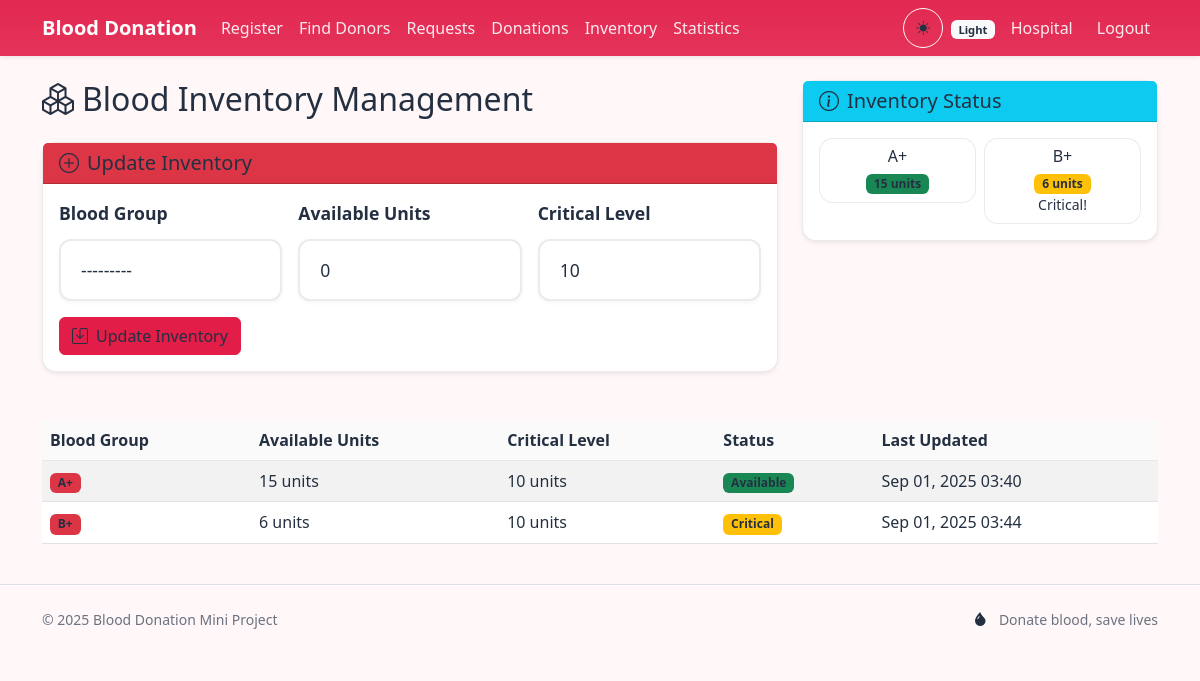
Screenshot of /inventory/ (signed in) with the database file from the repository.
### blood_app/models.py (models this page shows, shortened)
class BloodInventory(models.Model):
    blood_group = models.CharField(max_length=5, choices=User.BLOOD_GROUP_CHOICES, unique=True)
    available_units = models.PositiveIntegerField(default=0)
    critical_level = models.PositiveIntegerField(default=10)
    last_updated = models.DateTimeField(auto_now=True)
    def is_critical(self):
        return self.available_units <= self.critical_level
    def get_status_color(self):
        if self.available_units == 0:
            return 'danger'
        elif self.is_critical():
            return 'warning'
        else:
            return 'success'

### blood_app/views.py (the view)
# urls.py: path('inventory/', views.blood_inventory, name='blood_inventory'),
@login_required
def blood_inventory(request):
    if request.method == 'POST':
        form = BloodInventoryForm(request.POST)
        if form.is_valid():
            inventory, created = BloodInventory.objects.get_or_create(
                blood_group=form.cleaned_data['blood_group'],
                defaults={
                    'available_units': form.cleaned_data['available_units'],
                    'critical_level': form.cleaned_data['critical_level']
                }
            )
            if not created:
                inventory.available_units = form.cleaned_data['available_units']
                inventory.critical_level = form.cleaned_data['critical_level']
                inventory.save()
            messages.success(request, f'Blood inventory updated for {inventory.blood_group}')
            return redirect('blood_inventory')
    else:
        form = BloodInventoryForm()
    inventory_list = BloodInventory.objects.all().order_by('blood_group')
    return render(request, 'blood_app/blood_inventory.html', {
        'form': form,
        'inventory_list': inventory_list
    })

### blood_app/forms.py
class BloodInventoryForm(forms.ModelForm):
    class Meta:
        model = BloodInventory
        fields = ['blood_group', 'available_units', 'critical_level']
        widgets = {
            'blood_group': forms.Select(attrs={
                'class': 'form-select form-select-lg'
            }),
            'available_units': forms.NumberInput(attrs={
                'class': 'form-control form-control-lg',
                'min': '0',
                'placeholder': 'Available units'
            }),
            'critical_level': forms.NumberInput(attrs={
                'class': 'form-control form-control-lg',
                'min': '1',
                'placeholder': 'Critical level threshold'
            }),
        }

### blood_app/templates/blood_app/blood_inventory.html (shortened to what this page needs)
{% extends 'blood_app/base.html' %}
{% block content %}
<div class="row">
  <div class="col-lg-8">
    <h2 class="mb-4"><i class="bi bi-boxes me-2 text-danger"></i>Blood Inventory Management</h2>
    <div class="card shadow-sm mb-4">
      <div class="card-header bg-danger text-white">
        <h5 class="mb-0"><i class="bi bi-plus-circle me-2"></i>Update Inventory</h5>
      </div>
      <div class="card-body">
        <form method="post" class="row g-3">
          <div class="col-md-4">
            <label for="{{ form.blood_group.id_for_label }}" class="form-label">Blood Group</label>
            {{ form.blood_group }}
          </div>
          <div class="col-md-4">
            <label for="{{ form.available_units.id_for_label }}" class="form-label">Available Units</label>
            {{ form.available_units }}
          </div>
          <div class="col-md-4">
            <label for="{{ form.critical_level.id_for_label }}" class="form-label">Critical Level</label>
            {{ form.critical_level }}
          </div>
          <div class="col-12">
            <button type="submit" class="btn btn-danger">
              <i class="bi bi-save me-2"></i>Update Inventory
            </button>
          </div>
        </form>
      </div>
    </div>
  </div>
  <div class="col-lg-4">
    <div class="card shadow-sm">
      <div class="card-header bg-info text-white">
        <h5 class="mb-0"><i class="bi bi-info-circle me-2"></i>Inventory Status</h5>
      </div>
      <div class="card-body">
        <div class="row g-2">
          {% for inventory in inventory_list %}
          <div class="col-6">
            <div class="card border-{{ inventory.get_status_color }}">
              <div class="card-body text-center p-2">
                <h6 class="mb-1">{{ inventory.blood_group }}</h6>
                <span class="badge bg-{{ inventory.get_status_color }}">{{ inventory.available_units }} units</span>
                {% if inventory.is_critical %}
                  <small class="d-block text-danger">Critical!</small>
                {% endif %}
              </div>
            </div>
          </div>
          {% empty %}
          <div class="col-12">
            <p class="text-muted text-center">No inventory data available</p>
          </div>
          {% endfor %}
        </div>
      </div>
    </div>
  </div>
</div>
<div class="table-responsive fade-in mt-4">
  <table class="table table-striped align-middle">
    <thead>
      <tr>
        <th>Blood Group</th>
        <th>Available Units</th>
        <th>Critical Level</th>
        <th>Status</th>
        <th>Last Updated</th>
      </tr>
    </thead>
    <tbody>
      {% for inventory in inventory_list %}
      <tr>
        <td><span class="badge text-bg-danger">{{ inventory.blood_group }}</span></td>
        <td>{{ inventory.available_units }} units</td>
        <td>{{ inventory.critical_level }} units</td>
        <td>
          {% if inventory.available_units == 0 %}
            <span class="badge bg-danger">Out of Stock</span>
          {% elif inventory.is_critical %}
            <span class="badge bg-warning">Critical</span>
          {% else %}
            <span class="badge bg-success">Available</span>
          {% endif %}
        </td>
        <td>{{ inventory.last_updated|date:"M d, Y H:i" }}</td>
      </tr>
      {% empty %}
      <tr>
        <td colspan="5" class="text-center text-muted py-4">
          <i class="bi bi-emoji-frown me-2"></i>No inventory data available.
        </td>
      </tr>
      {% endfor %}
    </tbody>
  </table>
</div>
{% endblock %}

### blood_app/static/css/style.css (style rules this page uses)
.theme-light { --bg: #fff7f8; --card-bg: #ffffff; --text: #243041; --muted: #6b7280; --primary: #e11d48; --primary-600: #be123c; --ring: rgba(225, 29, 72, 0.22); --gradient: linear-gradient(135deg, #fff 0%, #ffe1e6 100%); --surface: #fafafa; --border: rgba(0, 0, 0, 0.08); --success: #16a34a; --warning: #f59e0b; --danger: #dc2626; }
:root { --bg: #fff7f8; --card-bg: #ffffff; --text: #243041; --muted: #6b7280; --primary: #e11d48; --primary-600: #be123c; --ring: rgba(225, 29, 72, 0.22); --gradient: linear-gradient(135deg, #fff 0%, #ffe1e6 100%); --surface: #fafafa; --border: rgba(0, 0, 0, 0.08); --success: #16a34a; --warning: #f59e0b; --danger: #dc2626; }
.theme-light * { color: var(--text) !important; }
.theme-light h1, .theme-light h2, .theme-light h3, .theme-light h4, .theme-light h5, .theme-light h6, .theme-light p, .theme-light span, .theme-light div, .theme-light label, .theme-light a { color: var(--text) !important; }
.theme-light .card { background-color: var(--card-bg) !important; border-color: var(--border) !important; color: var(--text) !important; }
.theme-light .table { color: var(--text) !important; }
.theme-light .table thead th { background-color: var(--surface) !important; border-color: var(--border) !important; color: var(--text) !important; }
.theme-light .form-control, .theme-light .form-select { background-color: var(--card-bg) !important; border-color: var(--border) !important; color: var(--text) !important; }
body { background: var(--bg); color: var(--text); font-family: ui-sans-serif, system-ui, -apple-system, Segoe UI, Roboto, "Helvetica Neue", Arial, "Noto Sans", "Apple Color Emoji", "Segoe UI Emoji"; -webkit-font-smoothing: antialiased; -moz-osx-font-smoothing: grayscale; }
.card-header { font-weight: 600; }
.fade-in { animation: fadeIn 0.8s ease-in both; }
.card { background: var(--card-bg); border: 1px solid var(--border); border-radius: 14px; transition: transform .2s ease, box-shadow .2s ease; }
.btn-danger { background-color: var(--primary); border-color: var(--primary); }
.table thead th { background: var(--surface); border-bottom: 1px solid var(--border); }
.table td, .table th { vertical-align: middle; }
.table-striped tbody tr:nth-of-type(odd) { background-color: rgba(0,0,0,.02); }
.badge.text-bg-danger { background: var(--primary); }
body { color: #243041 !important; }
.theme-light, .theme-dark { color: var(--text) !important; }
h1, h2, h3, h4, h5, h6, p, span, div, label, a { color: inherit !important; }

### blood_app/static/css/forms.css (style rules this page uses)
:root { --form-bg: #ffffff; --form-border: #e9ecef; --form-text: #495057; --form-focus-border: #dc3545; --form-focus-shadow: rgba(220, 53, 69, 0.25); }
.theme-light { --form-bg: #ffffff; --form-border: #e9ecef; --form-text: #495057; --form-focus-border: #dc3545; --form-focus-shadow: rgba(220, 53, 69, 0.25); }
.form-control-lg, .form-select-lg { padding: 1rem 1.25rem; font-size: 1.1rem; border: 2px solid var(--form-border); border-radius: 12px; transition: all 0.3s ease; background: var(--form-bg); box-shadow: 0 2px 4px rgba(0, 0, 0, 0.04); color: var(--form-text); }
.form-label { font-weight: 600; color: var(--form-text); margin-bottom: 0.75rem; font-size: 1.1rem; display: block; }
.btn-danger { color: #fff; }

### rows the page displays
BloodInventory: blood_group "A+", available_units "15", critical_level "10", shows "Available", last_updated "Sep 01, 2025 03:40"
BloodInventory: blood_group "B+", available_units "6", shows "Critical!", critical_level "10", last_updated "Sep 01, 2025 03:44"
